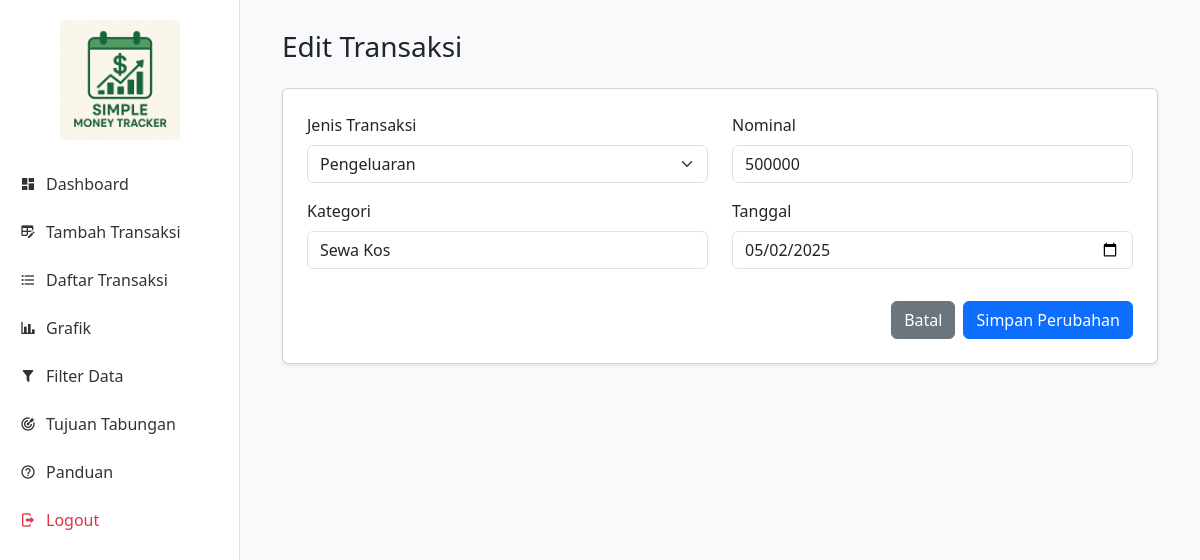
The app's page /edit_transaksi.php?id=2 (signed in) with its own data.
### tables this page shows
CREATE TABLE `transactions` (
`id` int(11) NOT NULL AUTO_INCREMENT,
`user_id` int(11) NOT NULL,
`type` enum('Pemasukan','Pengeluaran') NOT NULL,
`amount` int(11) NOT NULL,
`kategori` varchar(100) NOT NULL,
`tanggal` date NOT NULL,
PRIMARY KEY (`id`),
KEY `user_id` (`user_id`),
CONSTRAINT `transactions_ibfk_1` FOREIGN KEY (`user_id`) REFERENCES `users` (`id`) ON DELETE CASCADE
);

### edit_transaksi.php (the view, shortened to what this page needs)
<?php
include 'koneksi.php';
$user_id = $_SESSION['user_id'];
$transaksi_id = isset($_GET['id']) ? (int)$_GET['id'] : 0;
$transaksi_to_display = [];
if ($transaksi_id > 0) {
$query_select = "SELECT * FROM transactions WHERE id = $transaksi_id AND user_id = $user_id";
$result = mysqli_query($conn, $query_select);
if (mysqli_num_rows($result) == 1) {
    $transaksi_to_display = mysqli_fetch_assoc($result);
} else {
    $_SESSION['notif'] = ['pesan' => 'Transaksi tidak ditemukan', 'tipe' => 'warning'];
    header("Location: daftar_transaksi.php");
    exit();
}
} else {
    header("Location: daftar_transaksi.php");
    exit();
}
?>
<!DOCTYPE html>
<html lang="id">
<head>
<link href="https://cdn.jsdelivr.net/npm/bootstrap@5.3.0/dist/css/bootstrap.min.css" rel="stylesheet">
<link href="https://cdn.jsdelivr.net/npm/@mdi/font@6.5.95/css/materialdesignicons.min.css" rel="stylesheet">
<link rel="stylesheet" href="style.css">
</head>
<body>
<?php include 'sidebar.php'; ?>
<div class="main-content">
<div class="container">
    <h3 class="mb-4">Edit Transaksi</h3>
    <form method="POST" action="edit_transaksi.php?id=<?= $transaksi_id; ?>" class="card p-4 shadow-sm bg-white">
    <div class="row">
        <div class="col-md-6 mb-3">
        <label for="jenis" class="form-label">Jenis Transaksi</label>
        <select name="jenis" id="jenis" class="form-select" required>
            <option value="Pengeluaran" <?= ($transaksi_to_display['type'] == 'Pengeluaran') ? 'selected' : ''; ?>>Pengeluaran</option>
        </select>
        </div>
        <div class="col-md-6 mb-3">
        <label for="nominal" class="form-label">Nominal</label>
        <input type="number" name="nominal" id="nominal" class="form-control" min="1" value="<?= htmlspecialchars($transaksi_to_display['amount'] ?? $transaksi_to_display['nominal']); ?>" required>
        </div>
        <div class="col-md-6 mb-3">
        <label for="kategori" class="form-label">Kategori</label>
        <input type="text" name="kategori" id="kategori" class="form-control" value="<?= htmlspecialchars($transaksi_to_display['kategori']); ?>" required>
        </div>
        <div class="col-md-6 mb-3">
        <label for="tanggal" class="form-label">Tanggal</label>
        <input type="date" name="tanggal" id="tanggal" class="form-control" value="<?= htmlspecialchars($transaksi_to_display['tanggal']); ?>" required>
        </div>
    </div>
    <div class="d-flex justify-content-end mt-3 gap-2">
        <a href="daftar_transaksi.php" class="btn btn-secondary">Batal</a>
        <button type="submit" name="update" class="btn btn-primary">
        Simpan Perubahan
        </button>
    </div>
    </form>
</div>
</div>
</body>
</html>

### style.css (style rules this page uses)
body { background-color: #f8f9fa; font-family: 'Segoe UI', sans-serif; }
.main-content { margin-left: 240px; padding: 30px; }

### records on screen
transactions: jenis "Pengeluaran", nominal "500000", kategori "Sewa Kos", tanggal "05/02/2025"
